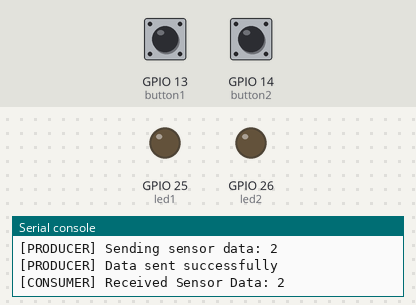
The program below on a simulated ESP32 board running MicroPython. Parts: output pins drawn as LEDs (lit = HIGH), the last lines printed to the serial console. The inputs (shaded band) are chosen by the test bench; at power-on: GPIO 13 (button1) HIGH, GPIO 14 (button2) HIGH. Threads take turns every 2 ms.

Above: at 1.2 s.
1.3 s: GPIO 13 (button1) pulled LOW for 0.15 s
At 1.38 s:
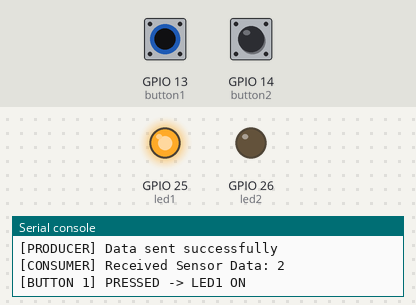
2.9 s: GPIO 14 (button2) pulled LOW for 0.15 s
At 2.98 s:
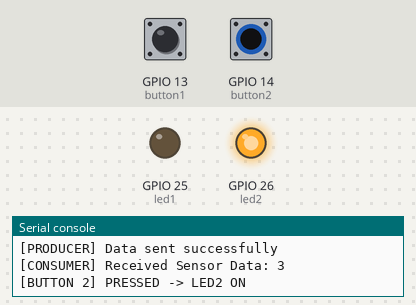
4.5 s: GPIO 14 (button2) pulled LOW for 3.2 s
At 8.5 s:
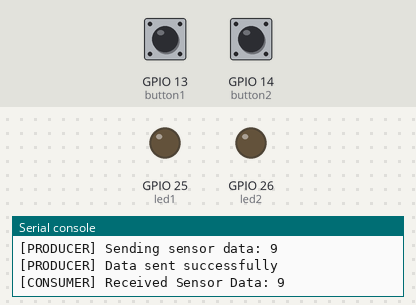
9.2 s: GPIO 13 (button1) pulled LOW for 3.2 s
At 9.8 s:
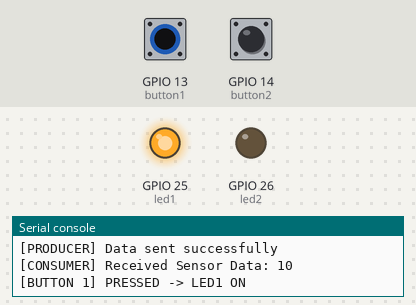
13.9 s: GPIO 13 (button1) driven LOW and GPIO 14 (button2) driven LOW
At 14.3 s:
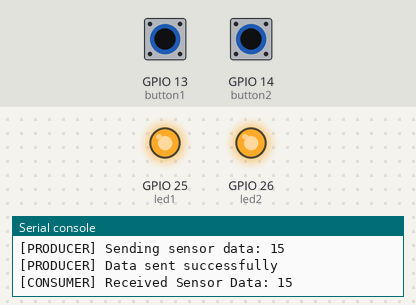
Timing chart, 0 to 16.4 s (numbered marks = the images above; inputs shaded):
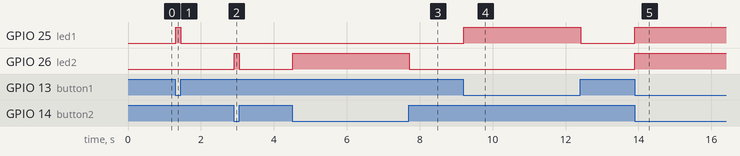

Measured:
- after the input at 1.3 s, GPIO 25 (led1): LOW → HIGH at once, → LOW 0.14 s later
- after the input at 2.9 s, GPIO 26 (led2): LOW → HIGH at once, → LOW 0.14 s later
- after the input at 4.5 s, GPIO 26 (led2): LOW → HIGH at once, → LOW 3.2 s later
- after the input at 9.2 s, GPIO 25 (led1): LOW → HIGH at once, → LOW 3.2 s later
- after the input at 13.9 s, GPIO 25 (led1), GPIO 26 (led2): LOW → HIGH at once

The program:

CODIGO.py
```python
"""
=====================================================
 ESP32 - Demostración de IPC en MicroPython
 (Equivalente al ejemplo original en C con FreeRTOS)
=====================================================

Botón 1 -> GPIO13   LED 1 -> GPIO25
Botón 2 -> GPIO14   LED 2 -> GPIO26

Ambos botones usan pull-up interno:
    nivel BAJO  (0) = botón presionado
    nivel ALTO  (1) = botón liberado
"""

from machine import Pin
import time
import _thread

# =====================================================
# DEFINICIÓN DE PINES
# =====================================================

BUTTON1_PIN = 13
BUTTON2_PIN = 14
LED1_PIN = 25
LED2_PIN = 26

button1 = Pin(BUTTON1_PIN, Pin.IN, Pin.PULL_UP)
button2 = Pin(BUTTON2_PIN, Pin.IN, Pin.PULL_UP)

led1 = Pin(LED1_PIN, Pin.OUT)
led2 = Pin(LED2_PIN, Pin.OUT)

led1.value(0)
led2.value(0)


# =====================================================
# OBJETOS DE COMUNICACIÓN ENTRE HILOS
# (equivalentes "manuales" a QueueHandle_t y
#  SemaphoreHandle_t de FreeRTOS)
# =====================================================

sensor_queue = []
queue_lock = _thread.allocate_lock()

# Los "semáforos" de botón se simulan con banderas booleanas
# que la ISR solo enciende (nunca hace trabajo pesado dentro
# de la interrupción, igual que en el código en C).
button1_flag = False
button2_flag = False


# =====================================================
# RUTINAS DE INTERRUPCIÓN (ISR)
# =====================================================

def button1_isr(pin):
    global button1_flag
    button1_flag = True


def button2_isr(pin):
    global button2_flag
    button2_flag = True


button1.irq(trigger=Pin.IRQ_FALLING | Pin.IRQ_RISING, handler=button1_isr)
button2.irq(trigger=Pin.IRQ_FALLING | Pin.IRQ_RISING, handler=button2_isr)


# =====================================================
# TAREA PRODUCTORA
# Genera datos de "sensor" y los coloca en la cola
# =====================================================

def producer_task():
    count = 0
    while True:
        count += 1
        print("[PRODUCER] Sending sensor data:", count)

        queue_lock.acquire()
        sensor_queue.append(count)
        queue_lock.release()

        print("[PRODUCER] Data sent successfully")
        time.sleep(1)


# =====================================================
# TAREA CONSUMIDORA
# Retira datos de la cola cuando hay disponibles
# =====================================================

def consumer_task():
    while True:
        if sensor_queue:
            queue_lock.acquire()
            value = sensor_queue.pop(0)
            queue_lock.release()

            print("[CONSUMER] Received Sensor Data:", value)

        time.sleep_ms(50)


# =====================================================
# TAREA DE BOTONES
# Revisa las banderas activadas por las ISR y actualiza
# el estado de los LED (equivalente a button1_task /
# button2_task en el código original)
# =====================================================

def button_task():
    global button1_flag, button2_flag

    while True:
        if button1_flag:
            button1_flag = False
            state = button1.value()

            if state == 0:
                led1.value(1)
                print("[BUTTON 1] PRESSED -> LED1 ON")
            else:
                led1.value(0)
                print("[BUTTON 1] RELEASED -> LED1 OFF")

        if button2_flag:
            button2_flag = False
            state = button2.value()

            if state == 0:
                led2.value(1)
                print("[BUTTON 2] PRESSED -> LED2 ON")
            else:
                led2.value(0)
                print("[BUTTON 2] RELEASED -> LED2 OFF")

        time.sleep_ms(20)


# =====================================================
# PROGRAMA PRINCIPAL
# =====================================================

print()
print("========================================")
print(" ESP32 MicroPython IPC Demonstration")
print("========================================")

print("[INIT] GPIO initialized")
print("[INIT] Sensor queue created")
print("[INIT] Button interrupts attached")

# El segundo núcleo ejecuta el hilo productor.
# NOTA: MicroPython en ESP32 permite lanzar un hilo adicional
# con _thread, pero no ofrece tareas con prioridad como FreeRTOS.
_thread.start_new_thread(producer_task, ())
_thread.start_new_thread(consumer_task, ())

print("[INIT] Producer/Consumer threads started")
print("----------------------------------------")
print("Button 1 : GPIO13")
print("Button 2 : GPIO14")
print("LED 1    : GPIO25")
print("LED 2    : GPIO26")
print("----------------------------------------")
print("[READY] System ready!")

# El hilo principal se encarga de los botones
button_task()
```
